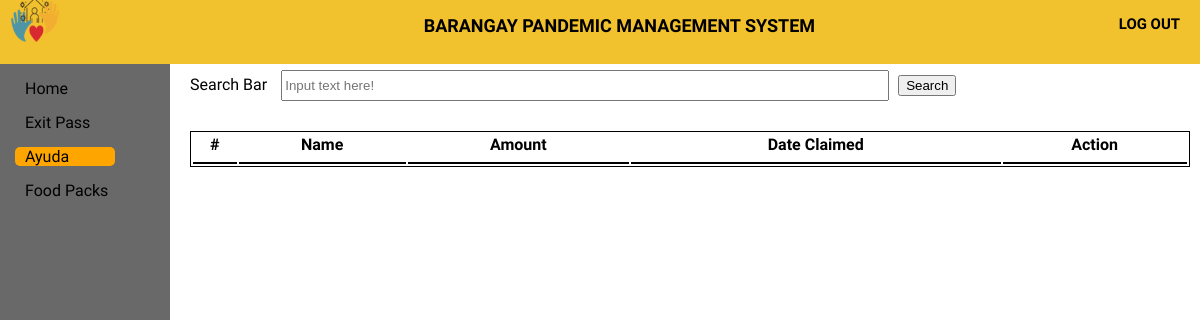
Page /Ayuda/aresult.php (signed in) on the earlier database version.
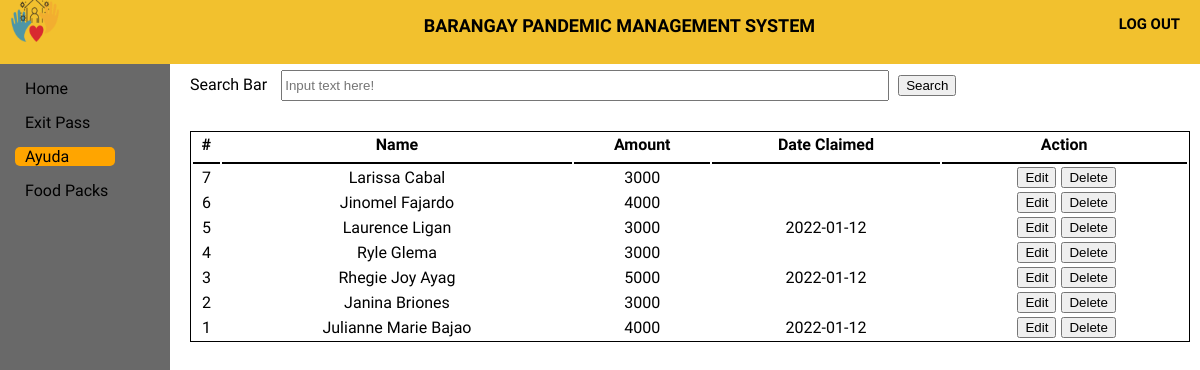
Same page on the later database version.
### tables this page shows
CREATE TABLE `ayuda` (
  `ayudaID` int(11) NOT NULL,
  `userID` int(11) NOT NULL,
  `name2` varchar(50) NOT NULL,
  `amount` int(50) NOT NULL,
  `barangay` varchar(50) NOT NULL,
  `date_claimed` varchar(50) NOT NULL
);

### Connection/session.php (called while the page is built, shortened)
<?php
	require 'db_conn.php';
	$query = $conn->query("SELECT * FROM `users` WHERE `userID` = '$_SESSION[userID]'") or die(mysqli_error());
	$fetch = $query->fetch_array();
	$barangay = $fetch['barangay'];
?>

### Ayuda/aresult.php (the view, shortened to what this page needs)
<!DOCTYPE html>
<?php
    require '../Connection/session.php';
?>
<html>
<html>
<head>
    <link rel="stylesheet" type="text/css" href="ayuda.css">
</head>
<body>
    <header>
        <div class="log_out">
            <a href="../Logout/logout.php" class="logout_btn"><h5>LOG OUT</h5></a>
        </div>
        <div class="title">
            <h5>BARANGAY PANDEMIC MANAGEMENT SYSTEM</h5>
        </div>
        <div class="logobox">
            <img src="logo1.png" class="logo">
        </div>
    </header>
    <div class="sidebar">
        <a href="../home page/home.php"><span>Home</span></a>
        <a href="../ExitPass/exitpass.php"><span>Exit Pass</span></a>
        <a href="../Ayuda/Ayuda.php" id="main"><span>Ayuda</span></a>
        <a href="../Food pack/Food pack.php"><span>Food Packs</span></a>
    </div>
    <div class="content">
        <form action="aresult.php" method="get">
        <div class="Cheader">
            <label>Search Bar</label>
            <input type="text" name="search" id="searchbar" placeholder="Input text here!">
            <button type="submit" >Search</button>
        </div>
        </form>
    <table class="table1">
        <thead>
        <tr>
            <th>#</th>
            <th>Name</th>
            <th>Amount</th>
            <th>Date Claimed</th>
            <th>Action</th>
        </tr>
        </thead>
<tbody>
                    <?php
                        require_once '../Connection/db_conn.php';
                        require '../Connection/session.php';
                        $search = $_GET['search'];
                        $query = $conn->query("SELECT * FROM ayuda WHERE userID LIKE '%$search%' AND barangay =('$barangay') OR name2 LIKE '%$search%' AND barangay =('$barangay') ORDER BY ayudaID DESC") or die(mysqli_error());
                        while($fetch = $query->fetch_array()){
                    ?>
                        <tr>
                            <td><?php echo $fetch['ayudaID']?></td>
                            <td><?php echo $fetch['name2']?></td>
                            <td><?php echo $fetch['amount']?></td>
                            <td><?php echo $fetch['date_claimed']?></td>
                            <td><center></a><a href = "edit-ayuda.php?ayudaID=<?php echo $fetch['ayudaID']?>"><i></i><button>Edit</button></a><a onclick = "confirmationDelete(this); return false;" href = "delete-ayuda.php?ayudaID=<?php echo $fetch['ayudaID']?>"><i></i><button> Delete</button></a></center></td>
                        </tr>
                <?php
                    }
                ?>
</body>
</html>

Differences in the rows shown:
now on this page (row edited): ayuda: ayudaID "7", name2 "Larissa Cabal", amount "3000"
now on this page (row edited): ayuda: ayudaID "6", name2 "Jinomel Fajardo", amount "4000"
now on this page (row edited): ayuda: ayudaID "5", name2 "Laurence Ligan", amount "3000", date_claimed "2022-01-12"
now on this page (row edited): ayuda: ayudaID "4", name2 "Ryle Glema", amount "3000"
now on this page (row edited): ayuda: ayudaID "3", name2 "Rhegie Joy Ayag", amount "5000", date_claimed "2022-01-12"
now on this page (row edited): ayuda: ayudaID "2", name2 "Janina Briones", amount "3000"
now on this page (row edited): ayuda: ayudaID "1", name2 "Julianne Marie Bajao", amount "4000", date_claimed "2022-01-12"
